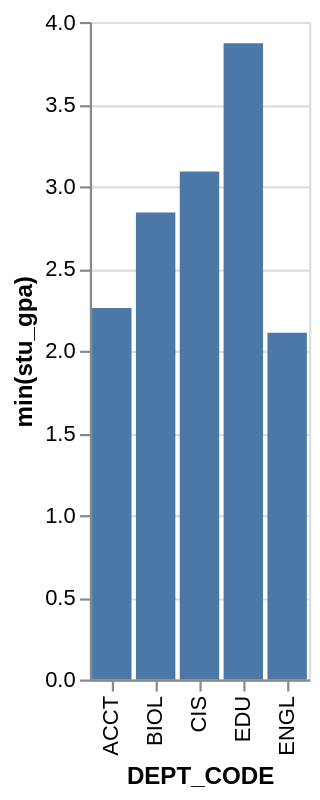

Vega-Lite specification for this chart:
### Vega-Lite specification from a JSON file in a GitHub repository (floating-point values rounded to 4 significant figures)
{"data": {"values": [{"x_data": "ACCT", "y_data": 2.26}, {"x_data": "BIOL", "y_data": 2.84}, {"x_data": "CIS", "y_data": 3.09}, {"x_data": "EDU", "y_data": 3.87}, {"x_data": "ENGL", "y_data": 2.11}]}, "mark": "bar", "encoding": {"x": {"field": "x_data", "type": "nominal", "title": "DEPT_CODE", "sort": "ascending"}, "y": {"field": "y_data", "type": "quantitative", "title": "min(stu_gpa)"}}}
